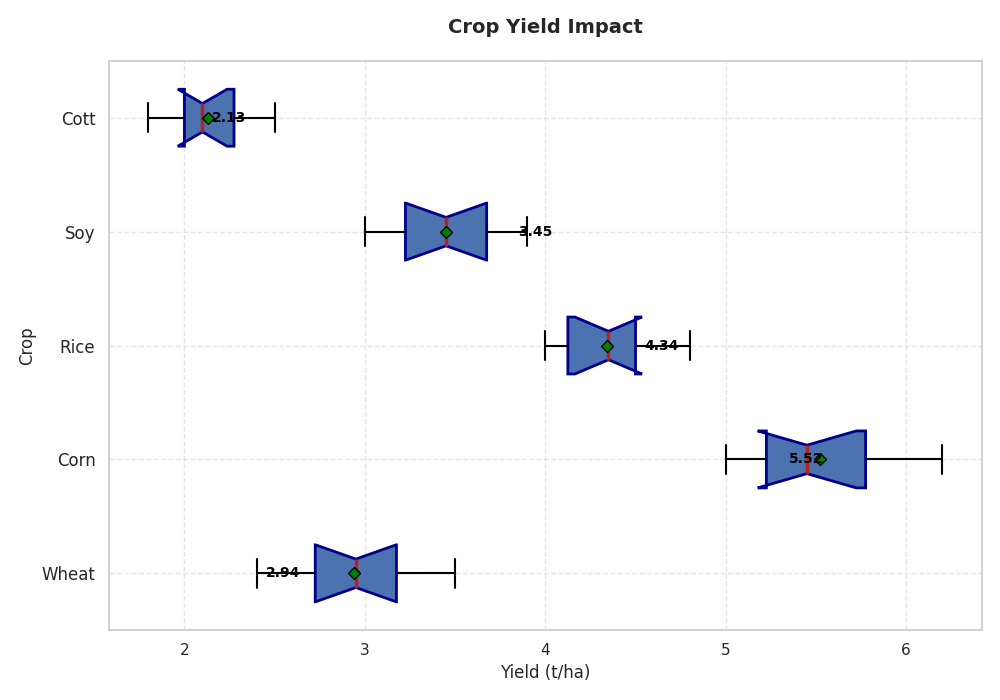

This figure's Python source:
import matplotlib.pyplot as plt
import numpy as np

# Data setup
crops = ['Wheat', 'Corn', 'Rice', 'Soy', 'Cott']
wheat_yield = [2.5, 3.0, 3.2, 2.8, 2.9, 3.5, 3.1, 2.7, 3.3, 2.4]
corn_yield = [5.0, 5.5, 5.2, 6.0, 5.8, 5.7, 5.1, 6.2, 5.4, 5.3]
rice_yield = [4.0, 4.2, 4.1, 4.5, 4.3, 4.4, 4.0, 4.6, 4.8, 4.5]
soy_yield = [3.0, 3.5, 3.7, 3.3, 3.6, 3.4, 3.9, 3.2, 3.1, 3.8]
cotton_yield = [1.8, 2.0, 2.1, 2.3, 2.2, 2.5, 2.4, 2.0, 1.9, 2.1]

# Combine yield data for the plot
data = [wheat_yield, corn_yield, rice_yield, soy_yield, cotton_yield]

# Create horizontal box plot
fig, ax = plt.subplots(figsize=(10, 7))
boxprops = dict(linestyle='-', linewidth=2, color='darkblue')
medianprops = dict(linestyle='-', linewidth=2.5, color='firebrick')
meanprops = dict(marker='D', markeredgecolor='black', markerfacecolor='green')

# Boxplot with detailed customization
ax.boxplot(data, vert=False, patch_artist=True, showmeans=True, notch=True,
           boxprops=boxprops, medianprops=medianprops, meanprops=meanprops,
           whiskerprops=dict(linewidth=1.5), capprops=dict(linewidth=1.5))

# Setting plot details
ax.set_yticklabels(crops, fontsize=12)
ax.set_title('Crop Yield Impact', fontsize=14, weight='bold', pad=20)
ax.set_xlabel('Yield (t/ha)', fontsize=12)
ax.set_ylabel('Crop', fontsize=12)

# Adding gridlines
ax.grid(True, which='both', linestyle='--', alpha=0.5)

# Customize colors
colors = ['#FF9999', '#66B3FF', '#99FF99', '#FFCC99', '#FFD700']
for patch, color in zip(ax.artists, colors):
    patch.set_facecolor(color)

# Add annotations for clarity
for i, crop in enumerate(crops):
    ax.text(data[i][-1] + 0.05, i + 1, f'{np.mean(data[i]):.2f}',
            va='center', fontsize=10, color='black', weight='bold')

# Automatically adjust layout for better readability
plt.tight_layout()

# Display the plot
plt.show()
